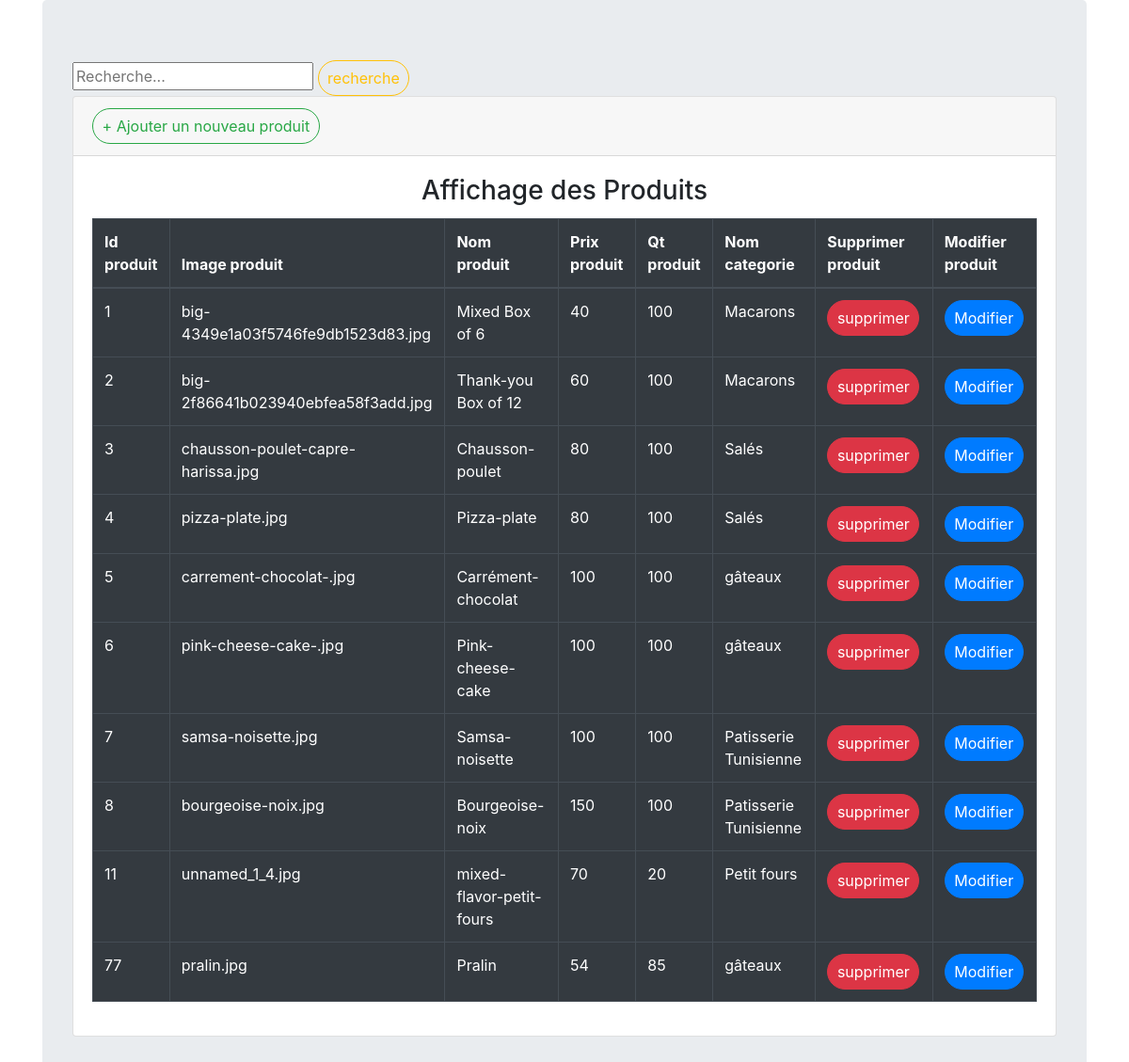
Page /afficherProduit.php on the committed database.
### tables this page shows
CREATE TABLE `produit` (
  `id_produit` int(11) NOT NULL,
  `image_produit` varchar(255) NOT NULL,
  `nom_produit` varchar(255) NOT NULL,
  `prix_produit` int(11) NOT NULL,
  `qt_produit` int(11) NOT NULL,
  `nom_categorie` varchar(255) NOT NULL
);

### ProduitCore.php (called while the page is built, shortened)
<?PHP
class ProduitCore {
	function afficherProduits(){
		$sql="SElECT * From produit";
		$db = config::getConnexion();
		try{
		$liste=$db->query($sql);
		return $liste;
		}
        catch (Exception $e){
            die('Erreur: '.$e->getMessage());
        }
	}
}
?>

### afficherProduit.php (the view, shortened to what this page needs)
<!DOCTYPE html>
<html>
<head>
	<link rel="stylesheet" href="https://stackpath.bootstrapcdn.com/bootstrap/4.5.0/css/bootstrap.min.css">
</head>
<?PHP
include "../../core/ProduitCore.php";
$produit1C=new ProduitCore();
$listeProduits=$produit1C->afficherProduits();
?>
<body>
    <div class="container">
		<div class="jumbotron">
    	        <?PHP
                    if(isset($_POST['recherche']))
                    {
                       $motAchercher = $_POST['motAchercher'];
                       $listeProduits=$produit1C->rechercherProduits($motAchercher);
                    }
                    else
                    {
	                   $listeProduits=$produit1C->afficherProduits();
                    }
                ?>
                <form method="POST" action="" >
                  <input type='text' name='motAchercher' placeholder="Recherche...">
                  <input type='submit' value='recherche' name="recherche" class="btn btn-outline-warning badge-pill">
                </form>
	    <div class="card">
        <div class="card-header">
          <a href="index.php?gestcategorie" class="btn btn-outline-success badge-pill">+ Ajouter un nouveau produit</a>
        </div>
        <div class="card-body">
          <h3 class="card-title" align="center">Affichage des Produits</h3>
          <table  border="1" class="table table-dark table-hover table-bordered">
            <thead>
              <tr>
               <th scope="col">Id produit</th>
               <th scope="col">Image produit</th>
               <th scope="col">Nom produit</th>
               <th scope="col">Prix produit</th>
               <th scope="col">Qt produit</th>
               <th scope="col">Nom categorie</th>
               <th scope="col">Supprimer produit</th>
               <th scope="col">Modifier produit</th>
              </tr>
            </thead>
              <tbody>
  	            <?PHP
                foreach($listeProduits as $row){
	              ?>
	                <tr>
	                 <td><?PHP echo $row['id_produit']; ?></td>
	                 <td><?PHP echo $row['image_produit']; ?></td>
	                 <td><?PHP echo $row['nom_produit']; ?></td>
	                 <td><?PHP echo $row['prix_produit']; ?></td>
	                 <td><?PHP echo $row['qt_produit']; ?></td>
	                 <td><?PHP echo $row['nom_categorie']; ?></td>
	                 <td>
	                   	<form method="POST" action="supprimerProduit.php">
	                      <input class="btn btn-danger badge-pill" type="submit" name="supprimer" value="supprimer">
	                    </form>
	                  </td>
	                  <td>
	        	          <a class="btn btn-primary badge-pill" href="modifierProduit.php?id=<?PHP echo $row['id_produit']; ?>">Modifier</a>
                    </td>
	                </tr>
                <?PHP
                }
                ?>
              </tbody>
          </table>
        </div>
      </div>
	 </div>
	</div>
</body>
</html>

### rows in the picture
produit: id_produit "1", image_produit "big-4349e1a03f5746fe9db1523d83.jpg", nom_produit "Mixed Box of 6", prix_produit "40", qt_produit "100", nom_categorie "Macarons"
produit: id_produit "2", image_produit "big-2f86641b023940ebfea58f3add.jpg", nom_produit "Thank-you Box of 12", prix_produit "60", qt_produit "100", nom_categorie "Macarons"
produit: id_produit "3", image_produit "chausson-poulet-capre-harissa.jpg", nom_produit "Chausson-poulet", prix_produit "80", qt_produit "100", nom_categorie "Salés"
produit: id_produit "4", image_produit "pizza-plate.jpg", nom_produit "Pizza-plate", prix_produit "80", qt_produit "100", nom_categorie "Salés"
produit: id_produit "5", image_produit "carrement-chocolat-.jpg", nom_produit "Carrément-chocolat", prix_produit "100", qt_produit "100", nom_categorie "gâteaux"
produit: id_produit "6", image_produit "pink-cheese-cake-.jpg", nom_produit "Pink-cheese-cake", prix_produit "100", qt_produit "100", nom_categorie "gâteaux"
produit: id_produit "7", image_produit "samsa-noisette.jpg", nom_produit "Samsa-noisette", prix_produit "100", qt_produit "100", nom_categorie "Patisserie Tunisienne"
produit: id_produit "8", image_produit "bourgeoise-noix.jpg", nom_produit "Bourgeoise-noix", prix_produit "150", qt_produit "100", nom_categorie "Patisserie Tunisienne"
produit: id_produit "11", image_produit "unnamed_1_4.jpg", nom_produit "mixed-flavor-petit-fours", prix_produit "70", qt_produit "20", nom_categorie "Petit fours"
produit: id_produit "77", image_produit "pralin.jpg", nom_produit "Pralin", prix_produit "54", qt_produit "85", nom_categorie "gâteaux"
